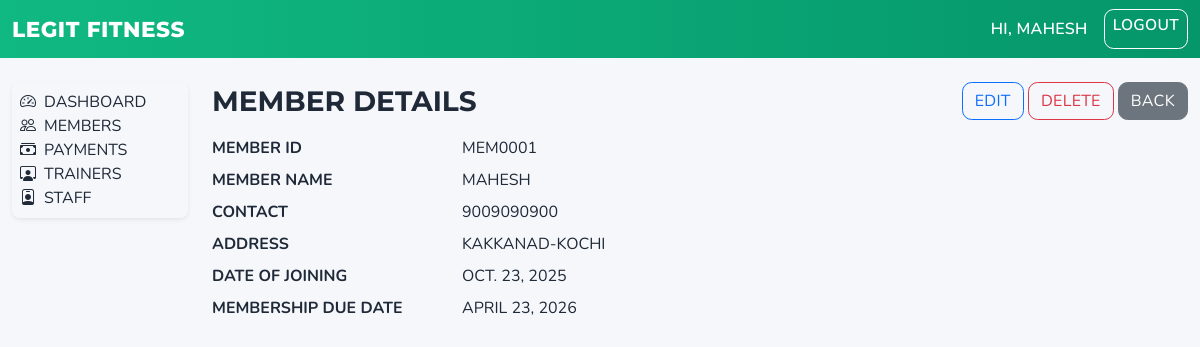
Page /members/5/ (signed in) on the committed database.
### customers/models.py (models this page shows, shortened)
class Member(models.Model):
    member_id = models.CharField(max_length=20, null=True, blank=True)
    name = models.CharField(max_length=150)
    contact = models.CharField(max_length=20, blank=True)
    address = models.TextField(blank=True)
    date_of_joining = models.DateField(null=True, blank=True)
    membership_due_date = models.DateField(null=True, blank=True)
    position = models.PositiveIntegerField(default=0, db_index=True)
    class Meta:
        ordering = ["position", "name"]
        constraints = [
            models.UniqueConstraint(
                fields=["member_id"],
                name="unique_member_id_when_set",
                condition=Q(member_id__isnull=False) & ~Q(member_id=""),
            )
        ]

### customers/views.py (the view)
# urls.py: path("<int:pk>/", MemberDetailView.as_view(), name="detail"),
class MemberDetailView(LoginRequiredMixin, DetailView):
    model = Member
    template_name = "customers/detail.html"

### templates/customers/detail.html (shortened to what this page needs)
{% extends 'base.html' %}
{% block body_class %}theme-members{% endblock %}
{% block content %}
  <div class="d-flex justify-content-between align-items-center mb-3 text-uppercase">
    <h3 class="mb-0">Member Details</h3>
    <div>
      <a class="btn btn-outline-primary" href="{% url 'members:edit' object.pk %}">Edit</a>
      <a class="btn btn-outline-danger" href="{% url 'members:delete' object.pk %}">Delete</a>
      <a class="btn btn-secondary" href="{% url 'members:list' %}">Back</a>
    </div>
  </div>
  <dl class="row text-uppercase">
    <dt class="col-sm-3">Member ID</dt>
    <dd class="col-sm-9">{{ object.member_id }}</dd>
    <dt class="col-sm-3">Member Name</dt>
    <dd class="col-sm-9">{{ object.name }}</dd>
    <dt class="col-sm-3">Contact</dt>
    <dd class="col-sm-9">{{ object.contact }}</dd>
    <dt class="col-sm-3">Address</dt>
    <dd class="col-sm-9">{{ object.address|linebreaksbr }}</dd>
    <dt class="col-sm-3">Date of Joining</dt>
    <dd class="col-sm-9">{{ object.date_of_joining }}</dd>
    <dt class="col-sm-3">Membership Due Date</dt>
    <dd class="col-sm-9">{{ object.membership_due_date }}</dd>
  </dl>
{% endblock %}

### templates/base.html (shortened to what this page needs)
<!DOCTYPE html>
<html lang="en">
<head>
  {% load static %}
  <link rel="stylesheet" href="https://cdn.jsdelivr.net/npm/bootstrap@5.3.2/dist/css/bootstrap.min.css">
  <link rel="stylesheet" href="https://cdn.jsdelivr.net/npm/bootstrap-icons@1.11.3/font/bootstrap-icons.css">
  <link rel="stylesheet" href="{% static 'css/theme.css' %}">
</head>
<body class="{% block body_class %}{% endblock %}">
<nav class="navbar navbar-expand-lg navbar-dark bg-dark mb-4 text-uppercase" aria-label="Main navigation">
  <div class="container-fluid">
    <a class="navbar-brand" href="/">Legit Fitness</a>
    <div class="d-flex">
      {% if user.is_authenticated %}
        <span class="navbar-text me-3" aria-label="Signed in user">Hi, {{ user.get_username }}</span>
        <a class="btn btn-outline-light btn-sm" href="{% url 'logout' %}" aria-label="Logout">Logout</a>
      {% else %}
        <a class="btn btn-outline-light btn-sm" href="{% url 'login' %}" aria-label="Login">Login</a>
      {% endif %}
    </div>
  </div>
</nav>
<div class="container-fluid">
  <div class="row">
    {% if user.is_authenticated %}
    <aside class="col-12 col-md-3 col-lg-2 mb-3">
      <div class="lf-sidebar rounded-3 shadow-sm p-2 text-uppercase" role="navigation" aria-label="Sidebar navigation">
        <a class="list-group-item list-group-item-action d-flex align-items-center gap-2" href="{% url 'home' %}" aria-label="Dashboard"><i class="bi bi-speedometer2" aria-hidden="true"></i><span>Dashboard</span></a>
        <a class="list-group-item list-group-item-action d-flex align-items-center gap-2" href="{% url 'members:list' %}" aria-label="Members"><i class="bi bi-people" aria-hidden="true"></i><span>Members</span></a>
        <a class="list-group-item list-group-item-action d-flex align-items-center gap-2" href="{% url 'fees:list' %}" aria-label="Payments"><i class="bi bi-cash-stack" aria-hidden="true"></i><span>Payments</span></a>
        <a class="list-group-item list-group-item-action d-flex align-items-center gap-2" href="{% url 'trainers:list' %}" aria-label="Trainers"><i class="bi bi-person-workspace" aria-hidden="true"></i><span>Trainers</span></a>
        <a class="list-group-item list-group-item-action d-flex align-items-center gap-2" href="{% url 'staff:list' %}" aria-label="Staff"><i class="bi bi-person-badge" aria-hidden="true"></i><span>Staff</span></a>
      </div>
    </aside>
    <main class="col-12 col-md-9 col-lg-10">
    {% else %}
    <main class="col-12">
    {% endif %}
      {% block content %}{% endblock %}
    </main>
  </div>
</div>
</body>
</html>

### static/css/theme.css (style rules this page uses)
:root { --lf-primary:#0d6efd; --lf-primary-2:#5aa6ff; --lf-success:#20c997; --lf-purple:#6f42c1; --lf-bg:#f5f7fb; --lf-card:#ffffff; --lf-text:#1f2937; }
body.theme-members { --lf-primary:#10b981; --lf-purple:#059669; }
html,body { background:var(--lf-bg); font-family: 'Nunito', system-ui, -apple-system, Segoe UI, Roboto, 'Helvetica Neue', Arial, 'Noto Sans', 'Liberation Sans', sans-serif; color: var(--lf-text); text-transform:uppercase }
h1,h2,h3,h4,h5,h6 { font-weight:700; font-family: 'Montserrat', 'Nunito', sans-serif; text-transform:uppercase }
.navbar { background: linear-gradient(90deg, var(--lf-primary) 0%, var(--lf-purple) 100%) !important; }
.navbar .navbar-brand,.navbar .navbar-text { color:#fff !important }
.navbar .btn { border-color:#fff;color:#fff }
.navbar .navbar-brand { font-family:'Montserrat','Nunito',sans-serif;font-weight:800;font-size:1.35rem;letter-spacing:.5px;text-transform:uppercase }
.navbar .navbar-text { font-size:1rem;font-weight:600;text-transform:uppercase;letter-spacing:.3px }
.navbar .btn { font-size:.975rem;font-weight:600;text-transform:uppercase;letter-spacing:.3px }
.btn, .form-control, .form-select { border-radius: .6rem; }
.btn { text-transform:uppercase; letter-spacing:.3px }

### rows in the picture
Member: member_id "MEM0001", name "MAHESH", contact "9009090900", address "KAKKANAD-KOCHI", date_of_joining "OCT. 23, 2025", membership_due_date "APRIL 23, 2026"

### other values in the picture
{{ user.get_username }} "MAHESH"
